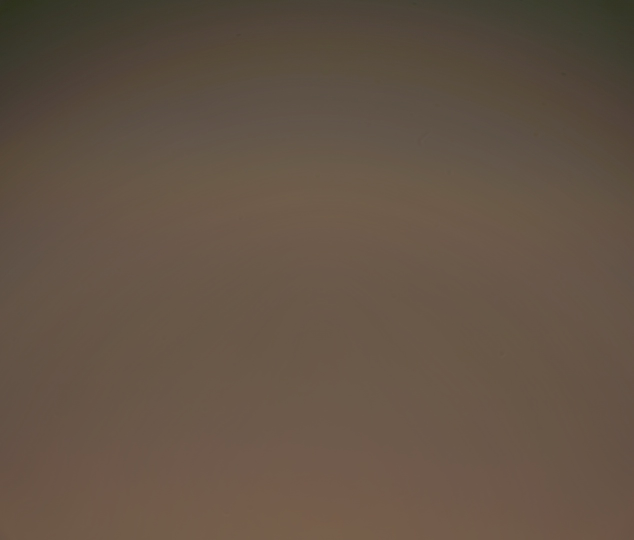
#> input picture Samples (demo)/90nm(demo).jpg, 1267 x 1080 px (shown at 1/2 size)
$ python AutomaticFinder.py
#> lines starting #> are read from the running program, lines starting #| are printed output that depends on the picture; after the words box and inside, x2 and y2 are one past the last pixel; in counts of white or black regions, pixels touching at a corner belong together
import cv2
import os
import numpy as np
import statistics as stat
import scipy.signal as signal
from scipy.signal import savgol_filter
from cv2 import CV_8U
from matplotlib import pyplot as plt


'''
Throughout we use the term 'global flake' or 'global contour' to represent one graphene flake. Each global
flake or contour may be composed of regions of varying thicknesses, throughout this program, these regions are referred
to as 'local flakes' or 'local contours'. A 'Global mask' refers to a 'global flake' that has had a mask applied to it,
while a 'local mask' refers to a 'local flake' that has had a mask applied to it.
'''
########################################################################################################################
# Set folder path to folder containing unprocessed samples. Set substrate to the thickness of SiO2 in nm. Substrate
# should be an int, folder should be a string, unless working with demo files (production specific).
########################################################################################################################

folder = 'Samples (demo)'
substrate = '90nm(demo)'

###
# First we will do some pre-processing on the original sample image.
###

def preProcess(img, bkg):
    # Crops image to exclude microscope and lens flare
    x, y, z = img.shape
    x_cut, y_cut = int(x * .12), int(y * .2)

    img = img[x_cut:x - x_cut, y_cut:y - y_cut]
    bkg = bkg[x_cut:x - x_cut, y_cut:y - y_cut]

    # Finds average background color
    average_color_row = np.average(bkg, axis=0)
    average_bkg_color = np.average(average_color_row, axis=0)
    # Display Original Image
    original = img.copy()
    cv2.imshow('original', original)

    # Normalizes Img and Converts to Grayscale
    img_c = original.copy()
    img_c = np.divide(img_c, bkg) * 100
    img_norm = img_c.astype('uint8')

    img_norm = cv2.multiply(img_norm, (1, 1, 1, 1), scale=1.75)
    img_norm = img_norm.astype('uint8')
    img_gray = cv2.cvtColor(img_norm, cv2.COLOR_BGR2GRAY)

    # Apply mean-shift algorithm
    meanshift = cv2.pyrMeanShiftFiltering(img_norm, 10, 5)

    return meanshift, img_gray, original, average_bkg_color


def smoothHist(gray_img):
    """
    Is presented a grayscaled image of the original sample, returns a smoothed pixel intensity histogram.
    :param gray_img:
    :return smooth_hist:
    """
    # Calculate the pixel intensity histogram of the grayscaled image and apply savgol filters for smoothing
    hist_original = cv2.calcHist([gray_img], [0], None, [255], [1, 256])
    first_smoothing = savgol_filter(np.ravel(hist_original), 5, 2)
    second_smoothing = savgol_filter(first_smoothing, 5, 3)

    index = np.where(second_smoothing < 1)

    for i in index:
        second_smoothing[i] = 1
    return second_smoothing

###
# Now we will construct the functions necessary to automatically process our sample image.
###

def globalThresh(gray_img):
    """
    Thresholds the original normalized grayscale sample image to remove most of the substrate / noise.
    :param gray_img:
    :return dilation:
    """
    # We look to find the most prominent peak, representing the majority of the substrate
    hist = smoothHist(gray_img)
    max_index = np.argmax(hist)
    upperb = int(max_index - 15)

    # Now we simply threshold from 50 to slightly below the most prominent peak
    img_thresh = cv2.inRange(gray_img, upperb - 60, upperb)

    # Finally, we erode and dilate to clean up the thresholded image
    kernel = np.ones((3, 3), np.uint8)
    erosion = cv2.erode(img_thresh, kernel, iterations=1)
    dilation = cv2.dilate(erosion, kernel, iterations=1)
    return dilation

def filterContours(contours):
    """
    Is presented a list of contours, returns a list of contours whose area is greater than 200 pixels. This filters out
    contours that may have been due to noise or undesirable global flakes.
    :param contours:
    :return filtered_contours:
    """
    filtered_contours = []

    for i in range(len(contours)):
        area = cv2.contourArea(contours[i])
        if area > 200:
            filtered_contours.append(contours[i])

    return filtered_contours


def findGlobalContours(img, img_gray):
    """
    Is presented a normalized grayscale sample image, returns a list of masked images where each element in the list
    is an individual global flake.
    :param img, img_gray:
    :return global_masks:
    """
    ###
    # First we threshold our grayscaled sample image, then we use findContours to return a list of contours, where the
    # ith element in the list composes pixel positions representing the contour of the ith global flake.
    ###
    img_thresh = globalThresh(img_gray)
    contours, hierarchy = cv2.findContours(img_thresh, cv2.RETR_TREE, cv2.CHAIN_APPROX_NONE)
    filtered_contours = filterContours(contours)

    ###
    # Now we filter out contours that have an area less than 200 pixels, this will remove a lot of noise and undesirable
    # flakes.
    ###
    global_masks = []
    filtered_thresh = np.zeros_like(img)

    for i in range(len(filtered_contours)):
        # Create a mask image that contains the contour filled in white
        temp = np.zeros_like(img)
        cv2.drawContours(temp, filtered_contours, i, color=(255, 255, 255), thickness=-1)
        cv2.drawContours(filtered_thresh, filtered_contours, i, color=(255, 255, 255), thickness=-1)

        # Masks original image for the ith global contour, and appends image to list global_masks
        mask = cv2.cvtColor(temp, cv2.COLOR_BGR2GRAY)
        masked_global = cv2.bitwise_and(img, img, mask=mask)
        global_masks.append(masked_global)

    return global_masks


def determineThresh(mask_global):
    """
    Is presented a masked image consisting of one global flake, determines the threshold values surrounding different
    local flakes, returns list of thresholds.
    :param mask_global:
    :return thresholds:
    """
    thresholds = []

    # First we calculate the pixel intensity histogram of the global mask
    mask_gray = cv2.cvtColor(mask_global, cv2.COLOR_BGR2GRAY)

    # Apply Savgol Filtering
    hist = smoothHist(mask_gray)
    hist_original = cv2.calcHist([mask_gray], [0], None, [255], [1, 256])

    # Then we determine the peaks of the histogram
    peak_pos = signal.find_peaks(hist.flatten(), prominence=50, distance=6, height=70)
    plt.plot(peak_pos[0].tolist(), [hist[i] for i in peak_pos[0]], 'ro', label='Peaks')
    hist.flatten()

    # Now we determine the threshold values surrounding each peak position, and append to list thresholds
    if len(peak_pos[0]) >= 2:
        for i in range(len(peak_pos[0])):
            if i == 0:
                below_index = 30
                above_index = ((peak_pos[0][i + 1] - peak_pos[0][i]) // 2) + peak_pos[0][i]

                plt.plot(below_index, int(hist[below_index]), 'yo')
                plt.plot(above_index, int(hist[above_index]), 'yo')

                thresholds.append(below_index)
                thresholds.append(above_index)

            elif i != len(peak_pos[0]) - 1 and i != 0:
                above_index = ((peak_pos[0][i + 1] - peak_pos[0][i]) // 2) + peak_pos[0][i]

                plt.plot(above_index, int(hist[above_index]), 'yo')

                thresholds.append(above_index)

            else:
                above_index = 250

                plt.plot(above_index, int(hist[above_index]), 'yo',  label='Thresholds')

                thresholds.append(above_index)

        return thresholds
    # Handles the case where a smaller homogenous global mask is being analyzed, and one or no peaks are detected
    return [30, 250]


def localThresh(mask_global):
    """
    Is presented a masked global flake, returns a list where each element in the list is a local flake.
    :param mask_global:
    :return masks_local:
    """
    thresholds = determineThresh(mask_global)
    kernel = np.ones((3, 3), np.uint8)
    mask_gray = cv2.cvtColor(mask_global, cv2.COLOR_BGR2GRAY)
    masks_local = []

    for i in range(len(thresholds) - 1):
        mask = cv2.inRange(mask_gray, int(thresholds[i]), int(thresholds[i + 1]))

        mask_erosion = cv2.erode(mask, kernel, iterations=1)
        mask_dilation = cv2.dilate(mask_erosion, kernel, iterations=1)

        masks_local.append(mask_dilation)

    return masks_local

def findContrast(mask_local, average_bkg_color):
    """
    Is presented a local mask and average background color, returns contrast and color indicator of local mask.
    """
    # Access the image pixels and create a 1D numpy array then add to list
    temp_pts = np.where(mask_local == 255)
    pixels = img[temp_pts[0], temp_pts[1]]
    avg_pixel = np.average(pixels, axis=0)
    bkg_gray = .114 * average_bkg_color[0] + .587 * average_bkg_color[1] + .299 * average_bkg_color[2]
    sample_gray = .114 * avg_pixel[0] + .587 * avg_pixel[1] + .299 * avg_pixel[2]
    contrast = abs((bkg_gray - sample_gray) / bkg_gray)
    if 0 < contrast <= .012:
        return contrast, 1
    elif .012 < contrast <= .025:
        return contrast, 2
    elif .05 < contrast <= .9:
        return contrast, 3
    else:
        return contrast, 4


def AutomaticFinder(img, bkg):
    """
    Is presented unedited sample and background image, returns sample image with suitable flakes identified and
    categorized.
    :param img, bkg:
    :return img_final, img_original:
    """
    # Pre-process the images
    img_c, img_gray, img_original, avg_bkg_color = preProcess(img, bkg)
    img_final = img_original.copy()

    # Find suitable global flakes
    contours_global = findGlobalContours(img_c, img_gray)

    # Find all local flakes, calculate contrasts, and identify layers on original image
    for mask_global in contours_global:
        masks_local = localThresh(mask_global)
        for mask_local in masks_local:
            cont = True
            contrast, thickness = findContrast(mask_local, avg_bkg_color)
            contours, hierarchy = cv2.findContours(mask_local, cv2.RETR_TREE, cv2.CHAIN_APPROX_NONE)
            contours = filterContours(contours)

            if thickness == 1:
                color = (0, 255, 0)
            elif thickness == 2:
                color = (255, 0, 0)
            elif thickness == 3:
                color = (0, 0, 255)
            else:
                cont = False

            if cont:
                for i in range(len(contours)):
                    cv2.drawContours(img_final, contours, i, color=color, thickness=2)
                    # Find and label the center of each flake
                    M = cv2.moments(contours[i])
                    cX = int(M["m10"] / M["m00"])
                    cY = int(M["m01"] / M["m00"])
                    cv2.circle(img_final, (cX, cY), 3, (0, 0, 0), -1)
                    cv2.putText(img_final, str(round(contrast, 3)), (cX + 9, cY + 9), cv2.FONT_HERSHEY_SIMPLEX, 0.5,
                                (20, 20, 20), 2)
    return img_final, img_original

def load_images_from_folder(folder, substrate=285):
#> called with folder = 'Samples (demo)', substrate = '90nm(demo)'
    if substrate == 285:
        bkg = cv2.imread('Assets/285nm.jpg')
    elif substrate == 90:
        bkg = cv2.imread('Assets/90nm.png')
    elif substrate == '90nm(demo)':
        bkg = cv2.imread('Samples (demo)/90nm(demo).jpg')
#> bkg is the input picture: shape (1080, 1267, 3); mean B, G, R 69, 83.4, 99.4

    for filename in os.listdir(folder):
        global img
        img = cv2.imread(os.path.join(folder, filename))
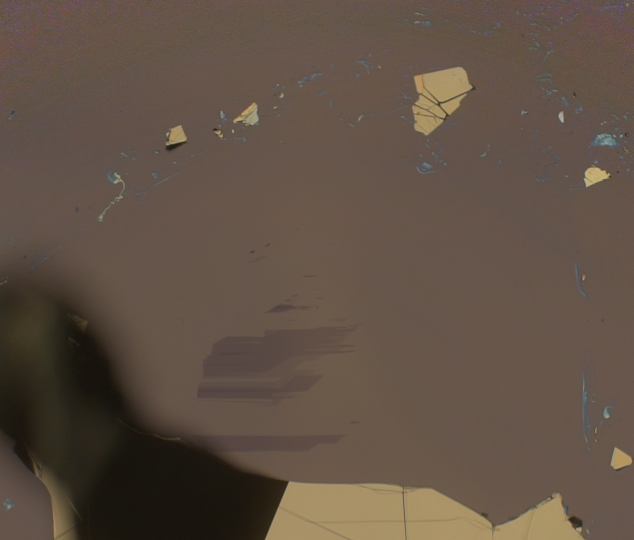
#> input picture Samples (demo)/5_30_1.jpg, 1267 x 1080 px (shown at 1/2 size)
#> img is the input picture: shape (1080, 1267, 3); mean B, G, R 68.9, 81, 96.6
        if img is not None:
            final_img, original_img = AutomaticFinder(img, bkg)
#> in preProcess, `bkg = bkg[x_cut:x - x_cut, y_cut:y - y_cut]`:
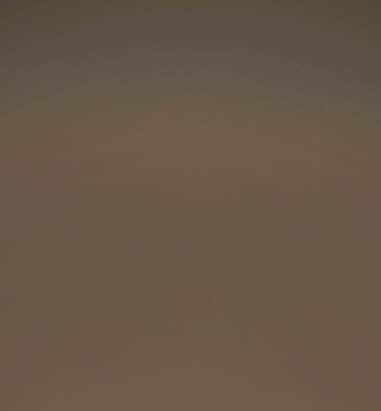
#> bkg: shape (822, 761, 3) (shown at 1/2 size); mean of channels 0, 1, 2 72.7, 87.5, 104.3; drawn as B, G, R
#> in preProcess, `average_color_row = np.average(bkg, axis=0)`: average_color_row = 761 rows, first 8: [70.62, 84.72, 101.3], [70.63, 84.73, 101.2], [70.64, 84.73, 101.3], [70.61, 84.78, 101.4], [70.61, 84.78, 101.4], [70.64, 84.83, 101.4], [70.68, 84.86, 101.4], [70.67, 84.92, 101.5]
#> in preProcess, `average_bkg_color = np.average(average_color_row, axis=0)`: average_bkg_color = [72.71, 87.54, 104.3]
#> in preProcess, `img_c = np.divide(img_c, bkg) * 100`:
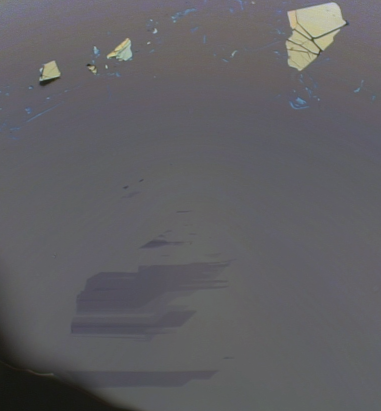
#> img_c: shape (822, 761, 3) float64 (shown at 1/2 size); mean of channels 0, 1, 2 99.8, 96.3, 97.1; drawn as B, G, R
#> in preProcess, `img_norm = cv2.multiply(img_norm, (1, 1, 1, 1), scale=1.75)`:
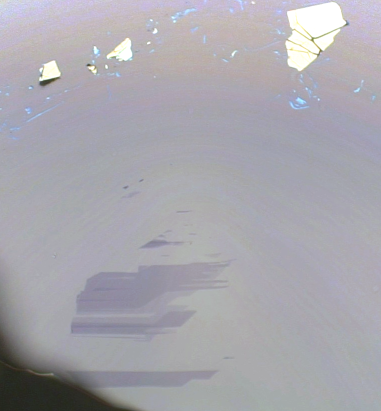
#> img_norm: shape (822, 761, 3) (shown at 1/2 size); mean of channels 0, 1, 2 173.6, 166.5, 168.1; drawn as B, G, R
#> in smoothHist, `hist_original = cv2.calcHist([gray_img], [0], None, [255], [1, 256])`: hist_original = 255 values, max 52726 at index 170, min 0 at index 0, mean 2453.1
#> in smoothHist, `first_smoothing = savgol_filter(np.ravel(hist_original), 5, 2)`: first_smoothing = 255 values, max 50485.1 at index 169, min -1.2 at index 30, mean 2454.4
#> in smoothHist, `second_smoothing = savgol_filter(first_smoothing, 5, 3)`: second_smoothing = 255 values, max 48630.7 at index 168, min -13.04 at index 32, mean 2454
#> the loop in smoothHist, `for i in index:` made 1 pass
#> after the loop in smoothHist, `for i in index:`: second_smoothing = 255 values, max 48630.7 at index 168, min 1 at index 0, mean 2454.2
#> in globalThresh, `hist = smoothHist(gray_img)`: hist has the same summary as second_smoothing in smoothHist
#> in globalThresh, `max_index = np.argmax(hist)`: max_index = 168
#> in globalThresh, `upperb = int(max_index - 15)`: upperb = 153
#> in globalThresh, `img_thresh = cv2.inRange(gray_img, upperb - 60, upperb)`:
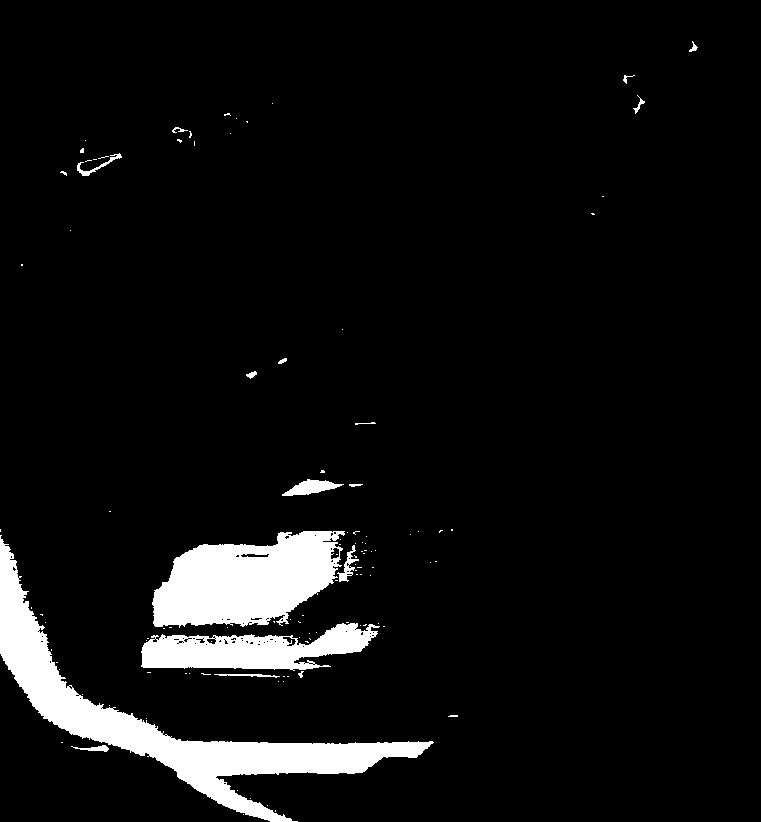
#> img_thresh: shape (822, 761); 6.4% white; 112 white regions (95 under 20 px), largest, box (x1, y1, x2, y2) and area: (0, 535, 434, 822) 18681, (152, 531, 345, 628) 12840, (141, 623, 380, 671) 6569
#> in findGlobalContours, `contours, hierarchy = cv2.findContours(img_thresh, cv2.RETR_TREE, cv2...`: contours = 55 contours, 42 with area under 20; largest, box (x1, y1, x2, y2) and area: (0, 539, 433, 822) 17796, (152, 531, 340, 627) 12348, (142, 623, 373, 670) 6006, (284, 479, 340, 496) 469, (235, 553, 270, 558) 108
#> the loop in filterContours, `for i in range(len(contours)):` made 55 passes
#> area on passes 1, 6, 25, 26, 27, 31, 34, 35: 70.5, 6006, 49, 32.5, 22.5, 17795.5, 49.5, 12348.5
#> after the loop in filterContours, `for i in range(len(contours)):`: filtered_contours = 4 contours; box (x1, y1, x2, y2) and area: (0, 539, 433, 822) 17796, (152, 531, 340, 627) 12348, (142, 623, 373, 670) 6006, (284, 479, 340, 496) 469
#> the loop in findGlobalContours, `for i in range(len(filtered_contours)):` made 4 passes
#> after the loop in findGlobalContours, `for i in range(len(filtered_contours)):`:
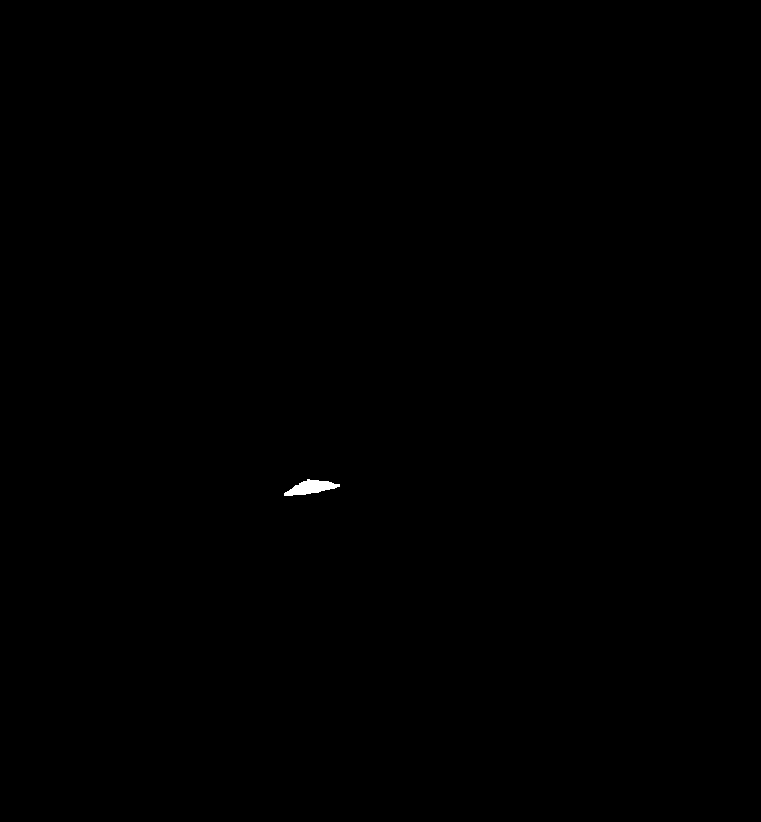
#> temp: shape (822, 761, 3); 0.08% white; 1 white region, box (x1, y1, x2, y2) and area: (284, 479, 340, 496) 528
#> after the loop in findGlobalContours, `for i in range(len(filtered_contours)):`: global_masks = 4 items
#> the loop in AutomaticFinder, `for mask_global in contours_global:` made 4 passes
#> after the loop in AutomaticFinder, `for mask_global in contours_global:`:
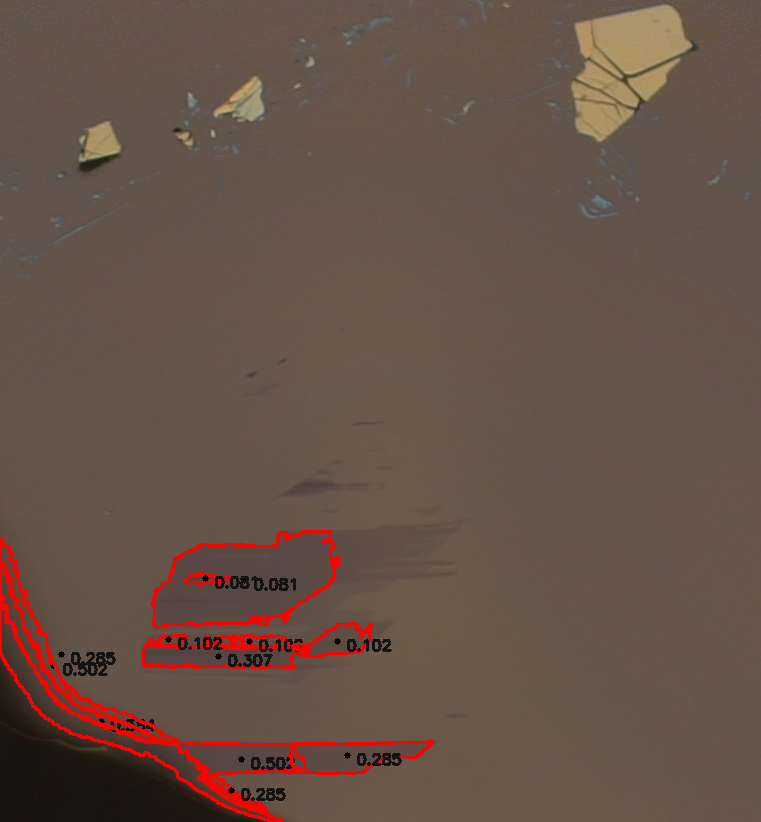
#> img_final: shape (822, 761, 3); mean of channels 0, 1, 2 70.7, 82.2, 103.5; drawn as B, G, R
            cv2.imshow('Final Image', final_img)
            cv2.imshow('Original Image', original_img)
            cv2.waitKey(0)


load_images_from_folder(folder, substrate)


# [6 lines of commented-out code are left out]
cv2.waitKey(0)
cv2.destroyAllWindows()
